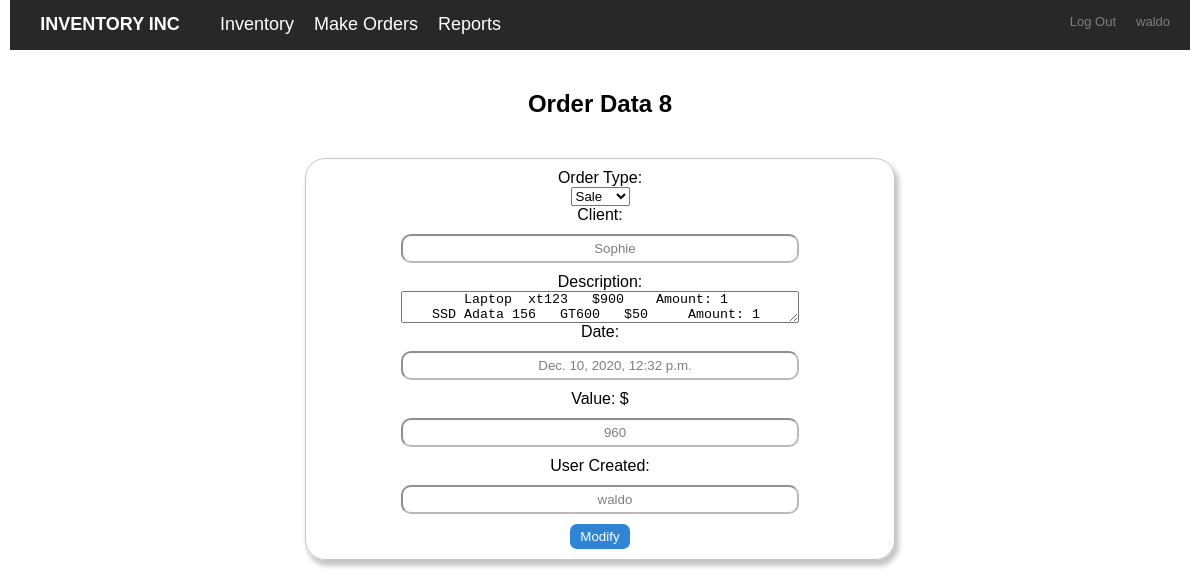
Before: /inventory/show-order/8 (signed in) with the older database file.
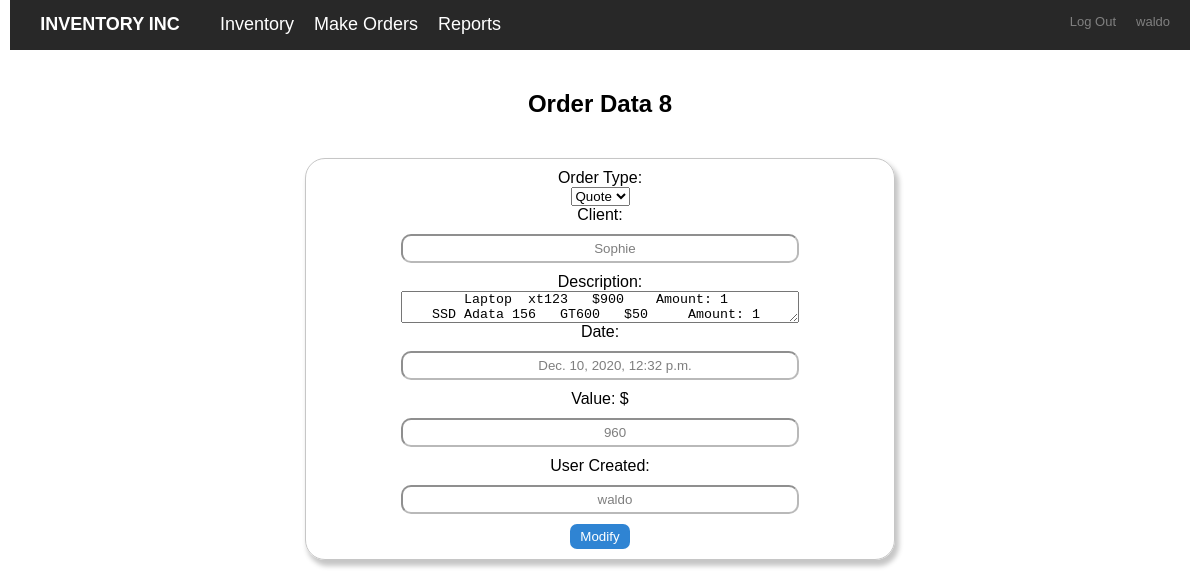
After: the same page with the newer database file.
### inventory/models.py (models this page shows)
class Order(models.Model):
    kind = models.CharField(max_length=192, null=True)
    value = models.IntegerField()
    client = models.ForeignKey(Client, on_delete = models.CASCADE, related_name="order_client")
    user = models.ForeignKey(User, on_delete = models.CASCADE, related_name="order_user")
    date = models.DateTimeField(auto_now_add=True, null=True, blank=True)
    description = models.CharField(max_length=255, null=True)

class Client(models.Model):
    name = models.CharField(max_length=192, null=True)
    lastname = models.CharField(max_length=192, null=True)
    tel =  models.IntegerField()
    id_number = models.IntegerField()

class User(AbstractUser):
    pass

### inventory/views.py (the view)
# urls.py: path('show-order/<str:id>',views.order_view, name='order_view'),
def order_view(request,id):
    order = Order.objects.get(pk=id)
    if request.method == "POST":
        order.kind = request.POST["kind"]
        order.value = request.POST["value"]
        order.description = request.POST["description"]
        order.save()
        print("Orden actualizado")
    return render(request, "inventory/show-order.html",{"order":order})

### inventory/templates/inventory/show-order.html (shortened to what this page needs)
{% extends "inventory/layout.html" %}
{% block body %}
<div class="page">
    <div class="container ft-center">
        <h2>Order Data {{order.id}}</h2>
    </div>
    <div class="flex-cont ft-center ft-colum"  >
        <form action="{{order.id}}" class="item_date" method="POST" id="form-show-order">
        Order Type: <select name="kind">
            <option value="sale"selected>{{order.kind}}</option>
          </select>
        Client: <input type="text" name="client" value="{{order.client.name}}" readonly>
        Description: <textarea type="text" name="description" >{{order.description}} </textarea>
        Date: <input type="text" name="date" value="{{order.date}}" readonly>
        Value: $<input type="text" name="value" value="{{order.value}}">
        User Created:<input type="text" name="user" value="{{order.user.username}}" readonly>
        <button type="submit" class="button_blue">Modify</button>
        </form>
    </div>
</div>
{% endblock %}

Changed rows visible on the page:
changed Order "Sophie": kind "Sale" → "Quote"
